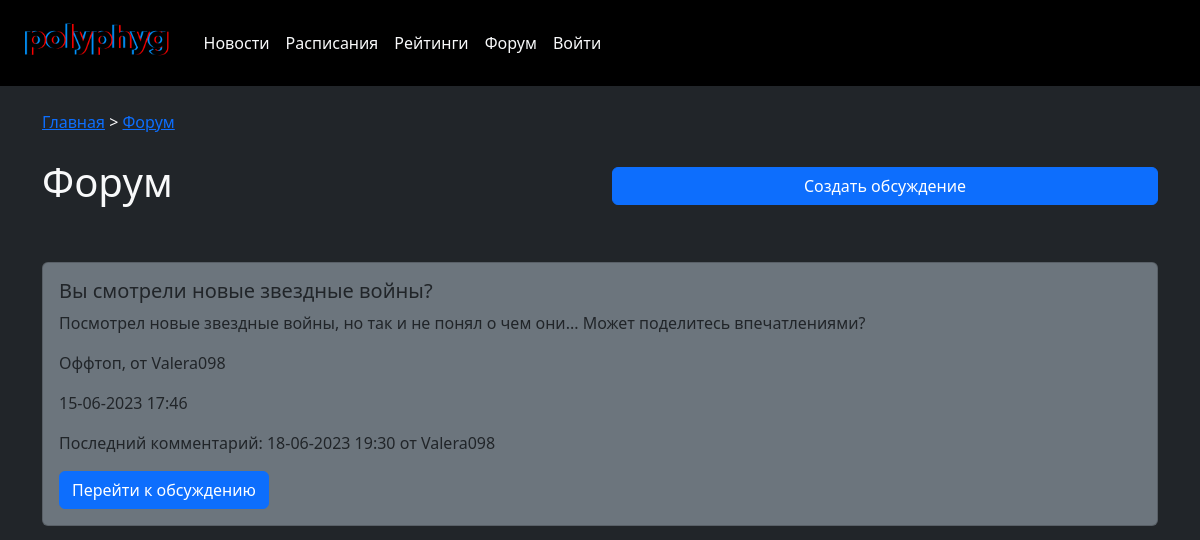
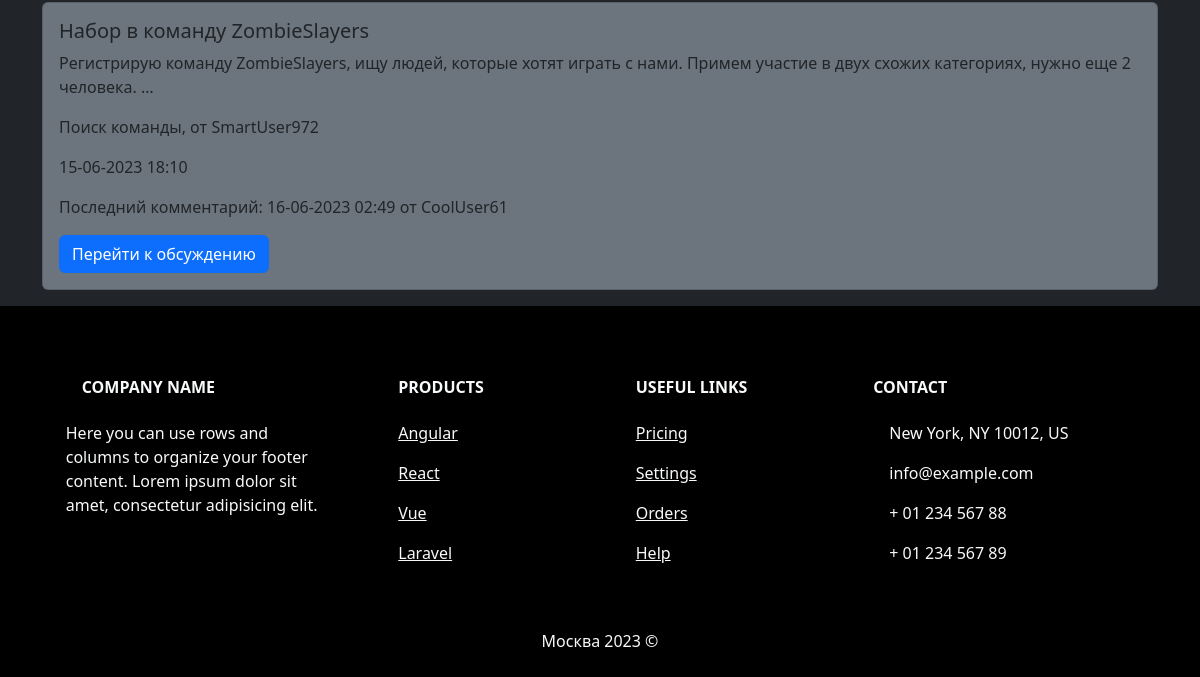
Before: /forum/ with the older database file (2 pictures, top to bottom).
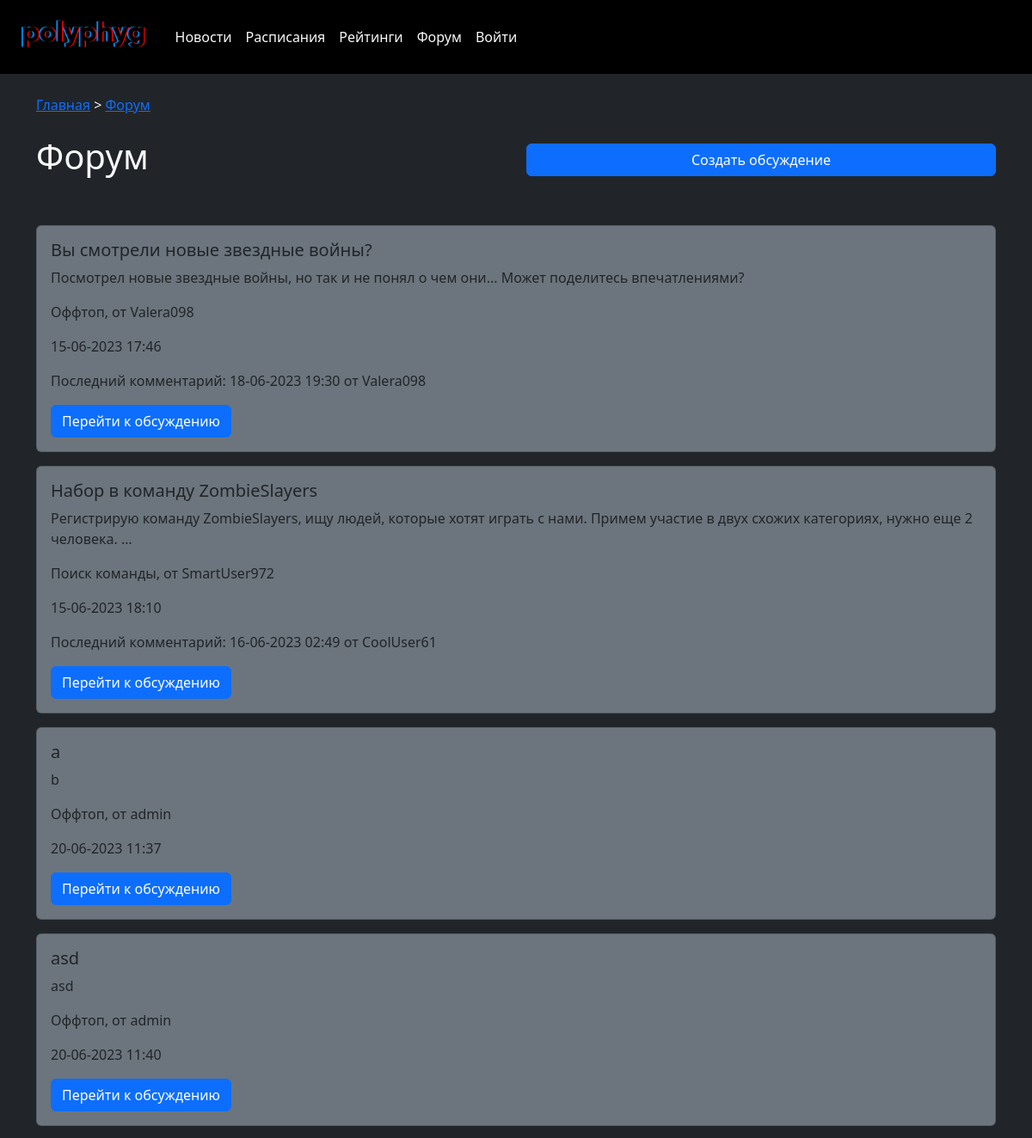
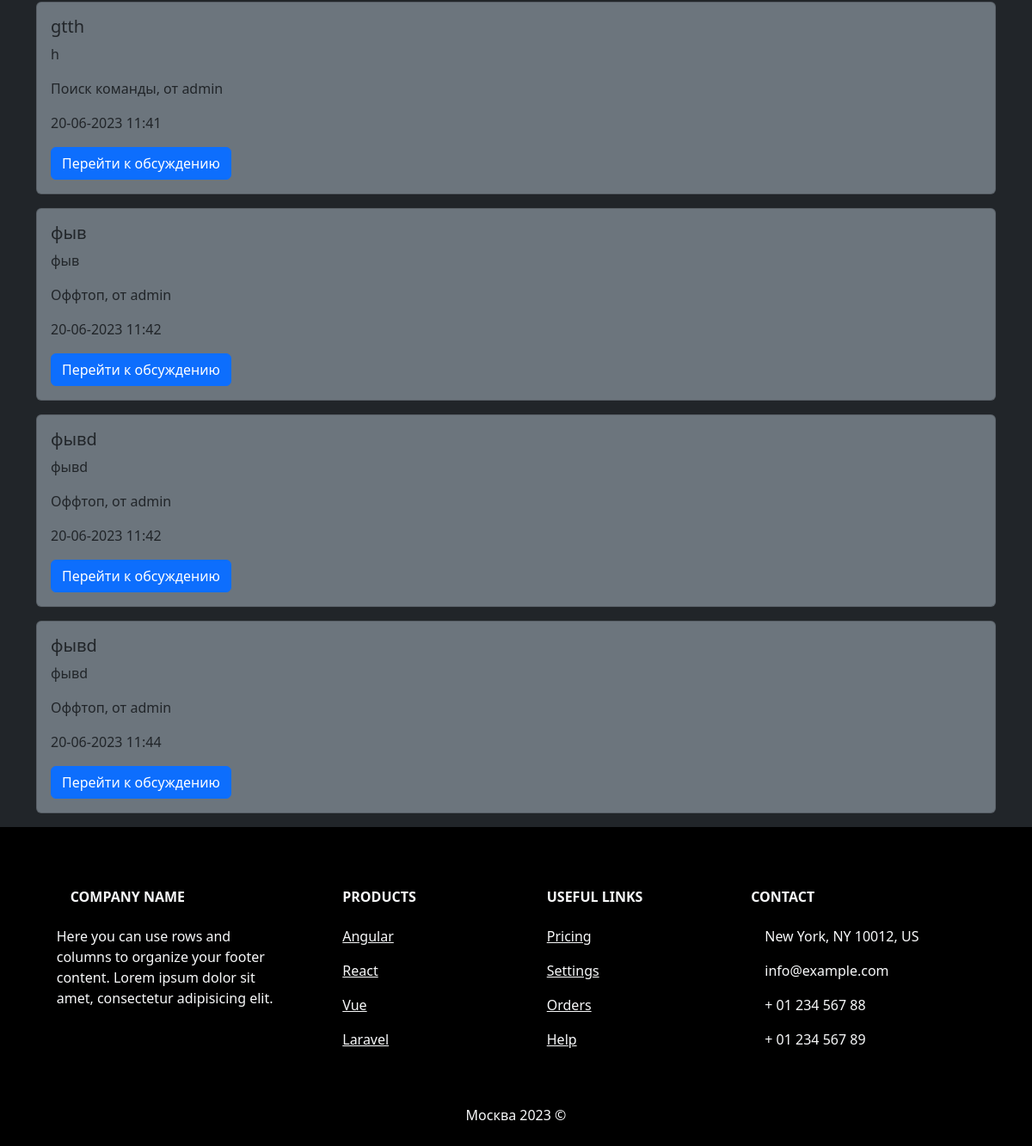
After: the same page with the newer database file (2 pictures, top to bottom).
### forumblock/models.py (models this page shows, shortened)
class Topic(models.Model):
    title = models.CharField(max_length=60, verbose_name = 'Заголовок обсуждения')
    slug = models.SlugField(max_length=255, unique=True, db_index=True, verbose_name='URL')
    topic_category_id = models.ForeignKey('Topic_Category', on_delete=models.CASCADE, null=True, verbose_name = 'Категория обсуждения')
    time_created = models.DateTimeField(auto_now_add=True, verbose_name = 'Дата публикации')
    content = models.TextField(max_length=15000, verbose_name = 'Текст обсуждения')
    is_closed = models.BooleanField(default=False, verbose_name='Отображение')
    user_id = models.ForeignKey(User, on_delete=models.PROTECT, blank=False, null=False, verbose_name = 'ID создателя обсуждения')
    def get_absolute_url(self):
        return reverse('thread', kwargs={'id': self.id})
    class Meta:
        verbose_name = 'Обсуждение'
        verbose_name_plural = 'Обсуждения'
        ordering = ['-time_created', 'title']

class Topic_Category(models.Model):
    name = models.CharField(max_length=25, verbose_name = 'Категория обсуждения')
    discription = models.TextField(max_length=100, verbose_name='Описание категории')
    def __str__(self):
        return self.name
    class Meta:
        verbose_name = 'Категория обсуждения'
        verbose_name_plural = 'Категории обсуждения'
        ordering = ['name']

### forumblock/views.py (the view)
# urls.py: path('forum/', forum, name='forum'),
def forum(request):
    threads = Topic.objects.annotate(
        last_comment_time=Max('topic_comment__time_created'),
        last_comment_author=Subquery(
            Topic_Comment.objects.filter(
                topic_id=OuterRef('pk')
            ).order_by('-time_created').values('user_id__username')[:1]
        )
    )
    context = {
        'threads': threads,
        'title': 'Форум',
    }
    return render(request, 'forumblock/forum.html', context=context);

### polyphygital/context_processors.py (called while the page is built)
def user_extended_context_processor(request):
    is_player = Player.objects.filter(user_id__id=request.user.id).exists()
    return {
        'is_player': is_player,
    }

### forumblock/templates/forumblock/forum.html
{% extends 'newsblock/base.html' %} {% block content %}
<div class="container bg-dark text-light">
  <div class="breadcrumbs mt-4 mb-4">
    <a href="{% url 'homepage' %}">Главная</a> &gt;
    <a href="{% url 'forum' %}">Форум</a>
  </div>
  <div class="h1 mb-5 row">
    <h1 class="col-6">Форум</h1>
    <div class="col-6"><a href="{% url 'newthread' %}" class="btn btn-primary w-100">Создать обсуждение</a></div>
  </div>
  <div>
    <ul class="list-articles list-unstyled">
      {% for p in threads %}
      <div class="card mb-3 bg-secondary" style="max-width: 100%">
        <div class="row g-0">
          <div class="col-md-12">
            <div class="card-body">
              <h5 class="card-title">{{p.title}}</h5>
              <p class="card-text">{{p.content|truncatewords:20}}</p>
              <p class="card-category">
                {{p.topic_category_id}}, от {{p.user_id}}
              </p>
              <p class="card-date">{{p.time_created|date:"d-m-Y H:i"}}</p>
              {% if p.last_comment_time %}
              <p class="card-date">
                Последний комментарий: {{p.last_comment_time|date:"d-m-Y H:i"}}
                от {{p.last_comment_author}}
              </p>
              {% endif %}
              <a href="{{ p.get_absolute_url }}" class="btn btn-primary" role="button">Перейти к обсуждению</a>
            </div>
          </div>
        </div>
      </div>
      {% endfor %}
    </ul>
  </div>
</div>
{% endblock %}

### newsblock/templates/newsblock/base.html (shortened to what this page needs)
{% load static %}
<!DOCTYPE html>
<html lang="ru">
<head>
	<link href="https://cdn.jsdelivr.net/npm/bootstrap@5.3.0/dist/css/bootstrap.min.css" rel="stylesheet">
</head>
<body class="bg-dark text-light">
<header>
<nav class="navbar navbar-expand-lg bg-black">
  <div class="container-fluid">
    <a class="navbar-brand" href="{% url 'homepage' %}">
        <img src="../media/service/logo_black.png" class="img" style="max-height: 60px" alt="...">
    </a>
    <div class="collapse navbar-collapse" id="navbarSupportedContent">
      <ul class="navbar-nav w-100 me-auto mb-2 mb-lg-0">
        <li class="nav-item">
          <a class="nav-link text-light" href="{% url 'newspage' %}">Новости</a>
        </li>
        <li class="nav-item">
            <a class="nav-link text-light" href="{% url 'shedule' %}">Расписания</a>
          </li>
          <li class="nav-item">
            <a class="nav-link text-light" href="{% url 'ratings' %}">Рейтинги</a>
          </li>
          <li class="nav-item">
            <a class="nav-link text-light" href="{% url 'forum' %}">Форум</a>
          </li>
          {% if user.is_authenticated %}
          <li class="nav-item">
            <a class="nav-link text-light" href="{% url 'profile' %}">Профиль</a>
          </li>
          <li class="nav-item">
            <a class="nav-link text-light" href="{% url 'logout' %}">Выйти</a>
          </li>
          {% else %}
          <li class="nav-item">
            <a class="nav-link text-light" href="{% url 'login' %}">Войти</a>
          </li>
          {% endif %}
        </ul>
    </div>
  </div>
</nav>
</header>
<div class = "content">
{% block content %}{% endblock %}
</div>
<footer class="text-center text-lg-start bg-black text-light">
      <div>
      </div>
    <section class="">
      <div class="container text-center text-md-start mt-5">
        <div class="row mt-3">
          <div class="col-md-3 col-lg-4 col-xl-3 mx-auto mb-4">
            <h6 class="text-uppercase fw-bold mb-4">
              Company name
            </h6>
            <p>
              Here you can use rows and columns to organize your footer content. Lorem ipsum
              dolor sit amet, consectetur adipisicing elit.
            </p>
          </div>
          <div class="col-md-2 col-lg-2 col-xl-2 mx-auto mb-4">
            <h6 class="text-uppercase fw-bold mb-4">
              Products
            </h6>
            <p>
              <a href="#!" class="text-reset">Angular</a>
            </p>
            <p>
              <a href="#!" class="text-reset">React</a>
            </p>
            <p>
              <a href="#!" class="text-reset">Vue</a>
            </p>
            <p>
              <a href="#!" class="text-reset">Laravel</a>
            </p>
          </div>
          <div class="col-md-3 col-lg-2 col-xl-2 mx-auto mb-4">
            <h6 class="text-uppercase fw-bold mb-4">
              Useful links
            </h6>
            <p>
              <a href="#!" class="text-reset">Pricing</a>
            </p>
            <p>
              <a href="#!" class="text-reset">Settings</a>
            </p>
            <p>
              <a href="#!" class="text-reset">Orders</a>
            </p>
            <p>
              <a href="#!" class="text-reset">Help</a>
            </p>
          </div>
          <div class="col-md-4 col-lg-3 col-xl-3 mx-auto mb-md-0 mb-4">
            <h6 class="text-uppercase fw-bold mb-4">Contact</h6>
            <p> New York, NY 10012, US</p>
            <p>
              info@example.com
            </p>
            <p> + 01 234 567 88</p>
            <p> + 01 234 567 89</p>
          </div>
        </div>
      </div>
    </section>
    <div class="text-center p-4" style="background-color: rgba(0, 0, 0, 0.05);">
      Москва 2023 ©
    </div>
  </footer>
</body>
</html>

Changed rows visible on the page:
added Topic: title "a", content "b", topic_category_id "Оффтоп", user_id "admin", time_created "20-06-2023 11:37"
added Topic: title "asd", content "asd", topic_category_id "Оффтоп", user_id "admin", time_created "20-06-2023 11:40"
added Topic: title "gtth", content "h", topic_category_id "Поиск команды", user_id "admin", time_created "20-06-2023 11:41"
added Topic: title "фыв", content "фыв", topic_category_id "Оффтоп", user_id "admin", time_created "20-06-2023 11:42"
added Topic: title "фывd", content "фывd", topic_category_id "Оффтоп", user_id "admin", time_created "20-06-2023 11:42"
added Topic: title "фывd", content "фывd", topic_category_id "Оффтоп", user_id "admin", time_created "20-06-2023 11:44"
